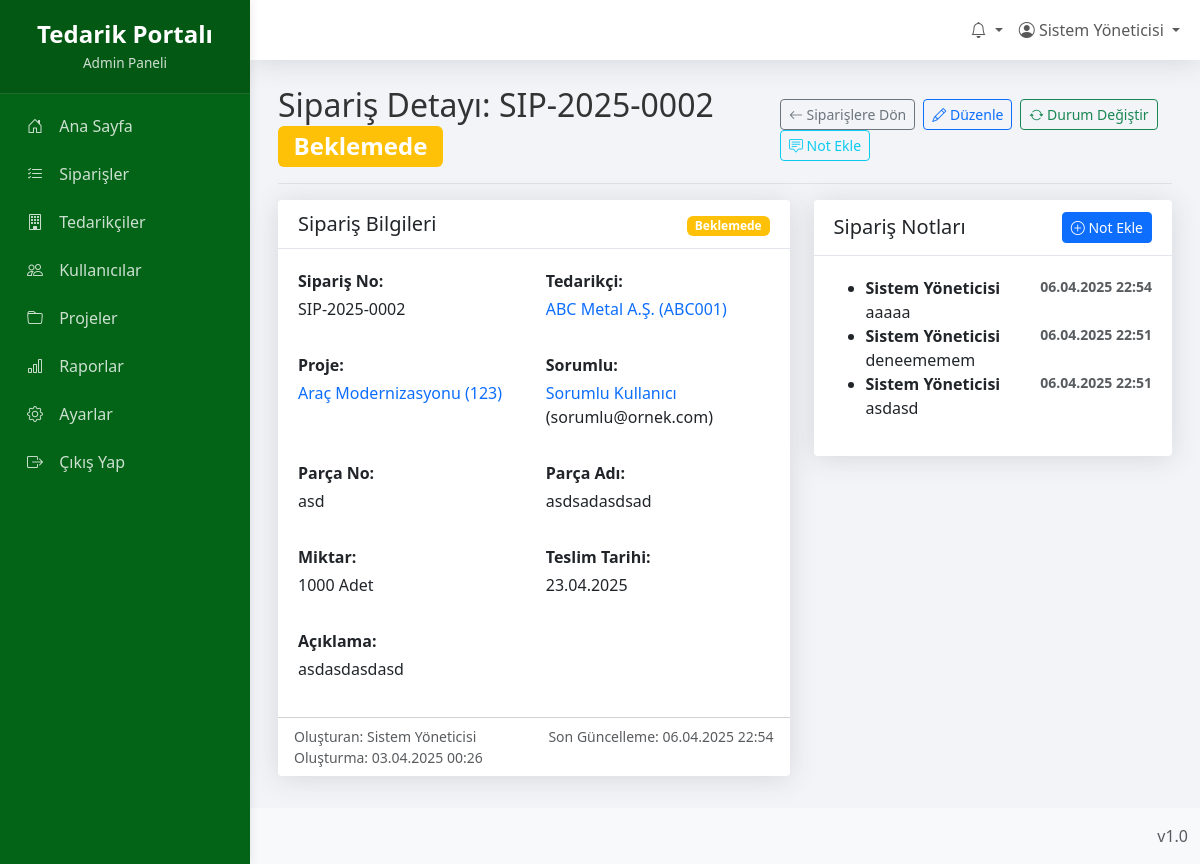
The app's page /admin/siparis_detay.php?id=4 (signed in) with its own data.
### tables this page shows
CREATE TABLE `siparisler` (
  `id` int(11) NOT NULL,
  `siparis_no` varchar(50) NOT NULL,
  `parca_no` varchar(50) NOT NULL,
  `tanim` varchar(255) DEFAULT NULL,
  `proje_id` int(11) DEFAULT NULL,
  `tedarikci_id` int(11) DEFAULT NULL,
  `sorumlu_id` int(11) DEFAULT NULL,
  `acilis_tarihi` date NOT NULL,
  `parca_adi` varchar(255) NOT NULL,
  `teslim_tarihi` date DEFAULT NULL,
  `miktar` int(11) DEFAULT 0,
  `birim` varchar(20) DEFAULT NULL,
  `kalan_miktar` int(11) DEFAULT 0,
  `teslim_edilen_miktar` int(11) NOT NULL,
  `durum_id` int(11) NOT NULL,
  `fai` tinyint(1) DEFAULT 0,
  `paketleme` varchar(100) DEFAULT NULL,
  `satinalmaci` varchar(100) DEFAULT NULL,
  `alt_malzeme` text DEFAULT NULL,
  `tedarikci_tarihi` date DEFAULT NULL,
  `tedarikci_notu` text DEFAULT NULL,
  `onaylanan_revizyon` varchar(50) DEFAULT NULL,
  `tedarikci_parca_no` varchar(50) DEFAULT NULL,
  `vehicle_id` varchar(50) DEFAULT NULL,
  `olusturan_id` int(11) NOT NULL,
  `olusturma_tarihi` datetime DEFAULT current_timestamp(),
  `guncelleme_tarihi` datetime DEFAULT NULL ON UPDATE current_timestamp(),
  `aciklama` varchar(255) NOT NULL
);

CREATE TABLE `siparis_durumlari` (
  `id` int(11) NOT NULL,
  `durum_adi` varchar(50) NOT NULL,
  `aciklama` text DEFAULT NULL
);

CREATE TABLE `tedarikciler` (
  `id` int(11) NOT NULL,
  `firma_adi` varchar(255) NOT NULL,
  `firma_kodu` varchar(50) DEFAULT NULL,
  `adres` text DEFAULT NULL,
  `il` varchar(255) NOT NULL,
  `ilce` varchar(255) NOT NULL,
  `telefon` varchar(20) DEFAULT NULL,
  `email` varchar(100) DEFAULT NULL,
  `yetkili_kisi` varchar(100) DEFAULT NULL,
  `vergi_dairesi` varchar(255) NOT NULL,
  `vergi_no` varchar(20) DEFAULT NULL,
  `aktif` tinyint(1) NOT NULL DEFAULT 1,
  `olusturan_id` int(11) NOT NULL,
  `olusturma_tarihi` datetime DEFAULT current_timestamp(),
  `guncelleme_tarihi` datetime DEFAULT NULL ON UPDATE current_timestamp(),
  `kullanici_id` int(11) DEFAULT NULL,
  `aciklama` varchar(255) NOT NULL
);

CREATE TABLE `projeler` (
  `id` int(11) NOT NULL,
  `proje_kodu` varchar(255) NOT NULL,
  `proje_adi` varchar(255) NOT NULL,
  `proje_yoneticisi` varchar(255) DEFAULT NULL,
  `proje_aciklama` text DEFAULT NULL,
  `baslangic_tarihi` date DEFAULT NULL,
  `bitis_tarihi` date DEFAULT NULL,
  `durum` enum('Aktif','Tamamlandi','Beklemede','Iptal') NOT NULL DEFAULT 'Aktif',
  `olusturan_id` int(11) NOT NULL,
  `olusturma_tarihi` datetime DEFAULT current_timestamp(),
  `guncelleme_tarihi` datetime DEFAULT NULL ON UPDATE current_timestamp(),
  `aktif` tinyint(1) NOT NULL DEFAULT 1
);

CREATE TABLE `kullanicilar` (
  `id` int(11) NOT NULL,
  `kullanici_adi` varchar(50) NOT NULL,
  `sifre` varchar(255) NOT NULL,
  `ad_soyad` varchar(100) NOT NULL,
  `email` varchar(100) NOT NULL,
  `telefon` varchar(20) DEFAULT NULL,
  `rol` enum('Admin','Sorumlu','Tedarikci') NOT NULL DEFAULT 'Tedarikci',
  `firma_id` int(11) DEFAULT NULL,
  `aktif` tinyint(1) NOT NULL DEFAULT 1,
  `son_giris` datetime DEFAULT NULL,
  `olusturma_tarihi` datetime DEFAULT current_timestamp(),
  `guncelleme_tarihi` date NOT NULL DEFAULT current_timestamp()
);

CREATE TABLE `siparis_notlari` (
  `id` int(11) NOT NULL,
  `siparis_id` int(11) NOT NULL,
  `not_metni` text NOT NULL,
  `ekleyen_id` int(11) DEFAULT NULL,
  `eklenme_tarihi` datetime NOT NULL
);

### config.php (called while the page is built, shortened)
<?php
function guvenli($data) {
    return htmlspecialchars($data, ENT_QUOTES, 'UTF-8');
}
?>

### admin/siparis_detay.php (the view, shortened to what this page needs)
<?php
require_once '../config.php';
$siparis_id = intval($_GET['id']);
$siparis_sql = "SELECT s.*,
               sd.durum_adi,
               t.firma_adi AS tedarikci_adi, t.firma_kodu AS tedarikci_kodu,
               p.proje_adi, p.proje_kodu,
               k.ad_soyad AS sorumlu_adi, k.email AS sorumlu_email,
               o.ad_soyad AS olusturan_adi
               FROM siparisler s
               LEFT JOIN siparis_durumlari sd ON s.durum_id = sd.id
               LEFT JOIN tedarikciler t ON s.tedarikci_id = t.id
               LEFT JOIN projeler p ON s.proje_id = p.id
               LEFT JOIN kullanicilar k ON s.sorumlu_id = k.id
               LEFT JOIN kullanicilar o ON s.olusturan_id = o.id
               WHERE s.id = ?";
$siparis_stmt = $db->prepare($siparis_sql);
$siparis_stmt->execute([$siparis_id]);
$siparis = $siparis_stmt->fetch(PDO::FETCH_ASSOC);
$notlar_sql = "SELECT n.*, k.ad_soyad
              FROM siparis_notlari n
              LEFT JOIN kullanicilar k ON n.ekleyen_id = k.id
              WHERE n.siparis_id = ?
              ORDER BY n.eklenme_tarihi DESC";
$notlar_stmt = $db->prepare($notlar_sql);
$notlar_stmt->execute([$siparis_id]);
$notlar = $notlar_stmt->fetchAll(PDO::FETCH_ASSOC);
function durumRengiGetir($durum_id) {
    switch ($durum_id) {
        case 3: return "warning";
    }
}
$durum_rengi = durumRengiGetir($siparis['durum_id']);
include 'header.php';
?>
<div class="container-fluid">
    <div class="d-flex justify-content-between flex-wrap flex-md-nowrap align-items-center pt-3 pb-2 mb-3 border-bottom">
        <h1 class="h2">
            Sipariş Detayı: <?= guvenli($siparis['siparis_no']) ?>
            <span class="badge bg-<?= $durum_rengi ?>"><?= guvenli($siparis['durum_adi']) ?></span>
        </h1>
        <div class="btn-toolbar mb-2 mb-md-0">
            <a href="siparisler.php" class="btn btn-sm btn-outline-secondary me-2">
                <i class="bi bi-arrow-left"></i> Siparişlere Dön
            </a>
            <a href="siparis_duzenle.php?id=<?= $siparis_id ?>" class="btn btn-sm btn-outline-primary me-2">
                <i class="bi bi-pencil"></i> Düzenle
            </a>
            <button type="button" class="btn btn-sm btn-outline-success me-2" data-bs-toggle="modal" data-bs-target="#durumModal">
                <i class="bi bi-arrow-repeat"></i> Durum Değiştir
            </button>
            <button type="button" class="btn btn-sm btn-outline-info" data-bs-toggle="modal" data-bs-target="#notEkleModal">
                <i class="bi bi-chat-square-text"></i> Not Ekle
            </button>
        </div>
    </div>
    <div class="row">
        <div class="col-md-7">
            <div class="card mb-4">
                <div class="card-header d-flex justify-content-between align-items-center">
                    <h5 class="mb-0">Sipariş Bilgileri</h5>
                    <div>
                        <span class="badge bg-<?= $durum_rengi ?>"><?= guvenli($siparis['durum_adi']) ?></span>
                    </div>
                </div>
                <div class="card-body">
                    <div class="row mb-3">
                        <div class="col-md-6">
                            <p class="fw-bold mb-1">Sipariş No:</p>
                            <p><?= guvenli($siparis['siparis_no']) ?></p>
                        </div>
                        <div class="col-md-6">
                            <p class="fw-bold mb-1">Tedarikçi:</p>
                            <p>
                                <a href="tedarikci_detay.php?id=<?= $siparis['tedarikci_id'] ?>" class="text-decoration-none">
                                    <?= guvenli($siparis['tedarikci_adi']) ?> (<?= guvenli($siparis['tedarikci_kodu']) ?>)
                                </a>
                            </p>
                        </div>
                    </div>
                    <div class="row mb-3">
                        <div class="col-md-6">
                            <p class="fw-bold mb-1">Proje:</p>
                            <p>
                                <a href="proje_detay.php?id=<?= $siparis['proje_id'] ?>" class="text-decoration-none">
                                    <?= guvenli($siparis['proje_adi']) ?> (<?= guvenli($siparis['proje_kodu']) ?>)
                                </a>
                            </p>
                        </div>
                        <div class="col-md-6">
                            <p class="fw-bold mb-1">Sorumlu:</p>
                            <p>
                                <a href="kullanici_detay.php?id=<?= $siparis['sorumlu_id'] ?>" class="text-decoration-none">
                                    <?= guvenli($siparis['sorumlu_adi']) ?>
                                </a>
                                (<?= guvenli($siparis['sorumlu_email']) ?>)
                            </p>
                        </div>
                    </div>
                    <div class="row mb-3">
                        <div class="col-md-6">
                            <p class="fw-bold mb-1">Parça No:</p>
                            <p><?= guvenli($siparis['parca_no']) ?></p>
                        </div>
                        <div class="col-md-6">
                            <p class="fw-bold mb-1">Parça Adı:</p>
                            <p><?= !empty($siparis['parca_adi']) ? guvenli($siparis['parca_adi']) : '-' ?></p>
                        </div>
                    </div>
                    <div class="row mb-3">
                        <div class="col-md-6">
                            <p class="fw-bold mb-1">Miktar:</p>
                            <p><?= guvenli($siparis['miktar']) ?> <?= guvenli($siparis['birim']) ?></p>
                        </div>
                        <div class="col-md-6">
                            <p class="fw-bold mb-1">Teslim Tarihi:</p>
                            <p><?= $siparis['teslim_tarihi'] ? date('d.m.Y', strtotime($siparis['teslim_tarihi'])) : 'Belirtilmemiş' ?></p>
                        </div>
                    </div>
                    <div class="mb-3">
                        <p class="fw-bold mb-1">Açıklama:</p>
                        <p><?= !empty($siparis['aciklama']) ? nl2br(guvenli($siparis['aciklama'])) : 'Açıklama bulunmuyor.' ?></p>
                    </div>
                </div>
                <div class="card-footer bg-white">
                    <div class="row text-muted small">
                        <div class="col-md-6">
                            <span>Oluşturan: <?= guvenli($siparis['olusturan_adi']) ?></span><br>
                            <span>Oluşturma: <?= date('d.m.Y H:i', strtotime($siparis['olusturma_tarihi'])) ?></span>
                        </div>
                        <div class="col-md-6 text-md-end">
                            <?php if ($siparis['guncelleme_tarihi']): ?>
                                <span>Son Güncelleme: <?= date('d.m.Y H:i', strtotime($siparis['guncelleme_tarihi'])) ?></span>
                            <?php endif; ?>
                        </div>
                    </div>
                </div>
            </div>
        </div>
        <div class="col-md-5">
            <div class="card mb-4">
                <div class="card-header d-flex justify-content-between align-items-center">
                    <h5 class="mb-0">Sipariş Notları</h5>
                    <button class="btn btn-sm btn-primary" data-bs-toggle="modal" data-bs-target="#notEkleModal">
                        <i class="bi bi-plus-circle"></i> Not Ekle
                    </button>
                </div>
                <div class="card-body">
                    <?php if (count($notlar) > 0): ?>
                        <ul class="timeline">
                            <?php foreach ($notlar as $not): ?>
                                <li class="timeline-item">
                                    <div class="fw-bold d-flex justify-content-between">
                                        <span><?= guvenli($not['ad_soyad']) ?></span>
                                        <span class="text-muted small"><?= date('d.m.Y H:i', strtotime($not['eklenme_tarihi'])) ?></span>
                                    </div>
                                    <p class="mb-0"><?= nl2br(guvenli($not['not_metni'])) ?></p>
                                </li>
                            <?php endforeach; ?>
                        </ul>
                    <?php else: ?>
                        <p class="text-center text-muted fst-italic">Bu siparişe ait not bulunmamaktadır.</p>
                    <?php endif; ?>
                </div>
            </div>
        </div>
    </div>
</div>
<?php
include 'footer.php';
?>

### assets/css/panel.css (style rules this page uses)
:root { --primary-color: #1a3a5f; --secondary-color: #36404a; --accent-color: #507093; --light-color: #f2f4f8; --text-color: #333; --border-color: #d8dbe0; --success-color: #3c6a56; --warning-color: #a17d32; --danger-color: #8c3a3a; --info-color: #3a5a7c; --sidebar-width: 250px; }
html, body { height: 100%; margin: 0; padding: 0; overflow-x: hidden; }
body { background-color: var(--light-color); color: var(--text-color); font-family: 'Segoe UI', Arial, sans-serif; position: relative; min-height: 100vh; display: flex; flex-direction: column; }
.card { border: none; margin-bottom: 1.5rem; border-radius: 0.25rem; box-shadow: 0 0.125rem 0.25rem rgba(0, 0, 0, 0.075); }
.card-header { padding: 0.75rem 1.25rem; background-color: #fff; border-bottom: 1px solid var(--border-color); font-weight: 600; }
.card-body { padding: 1.25rem; }

### records on screen
siparisler: siparis_no "SIP-2025-0002", durum.durum_adi "Beklemede", tedarikci.firma_adi "ABC Metal A.Ş.", tedarikci.firma_kodu "ABC001", proje.proje_adi "Araç Modernizasyonu", proje.proje_kodu "123", sorumlu.ad_soyad "Sorumlu Kullanıcı", sorumlu.email "sorumlu@ornek.com", parca_no "asd", parca_adi "asdsadasdsad", miktar "1000", birim "Adet", teslim_tarihi "23.04.2025", aciklama "asdasdasdasd", olusturan.ad_soyad "Sistem Yöneticisi", olusturma_tarihi "03.04.2025 00:26", guncelleme_tarihi "06.04.2025 22:54"
siparis_notlari: ekleyen.ad_soyad "Sistem Yöneticisi", eklenme_tarihi "06.04.2025 22:54", not_metni "aaaaa"
siparis_notlari: ekleyen.ad_soyad "Sistem Yöneticisi", eklenme_tarihi "06.04.2025 22:51", not_metni "deneememem"
siparis_notlari: ekleyen.ad_soyad "Sistem Yöneticisi", eklenme_tarihi "06.04.2025 22:51", not_metni "asdasd"

### other values on screen
guvenli($_SESSION['ad_soyad']) "Sistem Yöneticisi"
